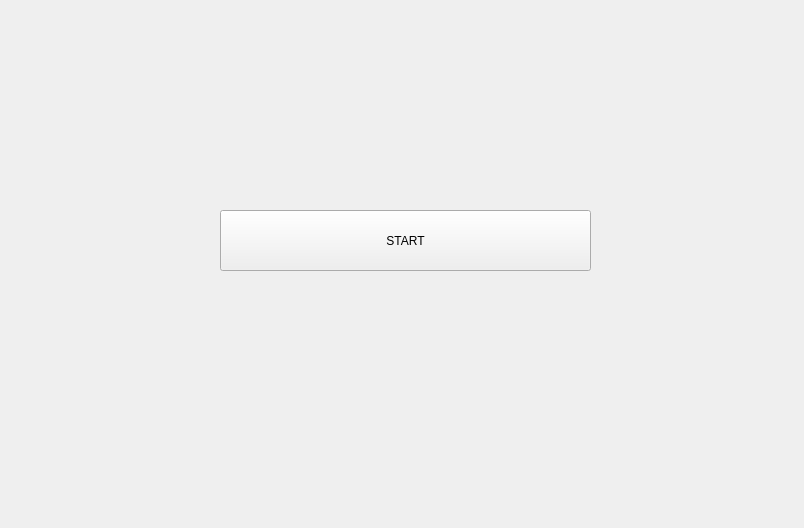
<?xml version="1.0" encoding="UTF-8"?>
<ui version="4.0">
 <class>Form</class>
 <widget class="QWidget" name="Form">
  <property name="geometry">
   <rect>
    <x>0</x>
    <y>0</y>
    <width>804</width>
    <height>528</height>
   </rect>
  </property>
  <property name="windowTitle">
   <string>Form</string>
  </property>
  <widget class="QPushButton" name="pushButton">
   <property name="geometry">
    <rect>
     <x>220</x>
     <y>210</y>
     <width>371</width>
     <height>61</height>
    </rect>
   </property>
   <property name="text">
    <string>START</string>
   </property>
  </widget>
 </widget>
 <resources/>
 <connections/>
</ui>
